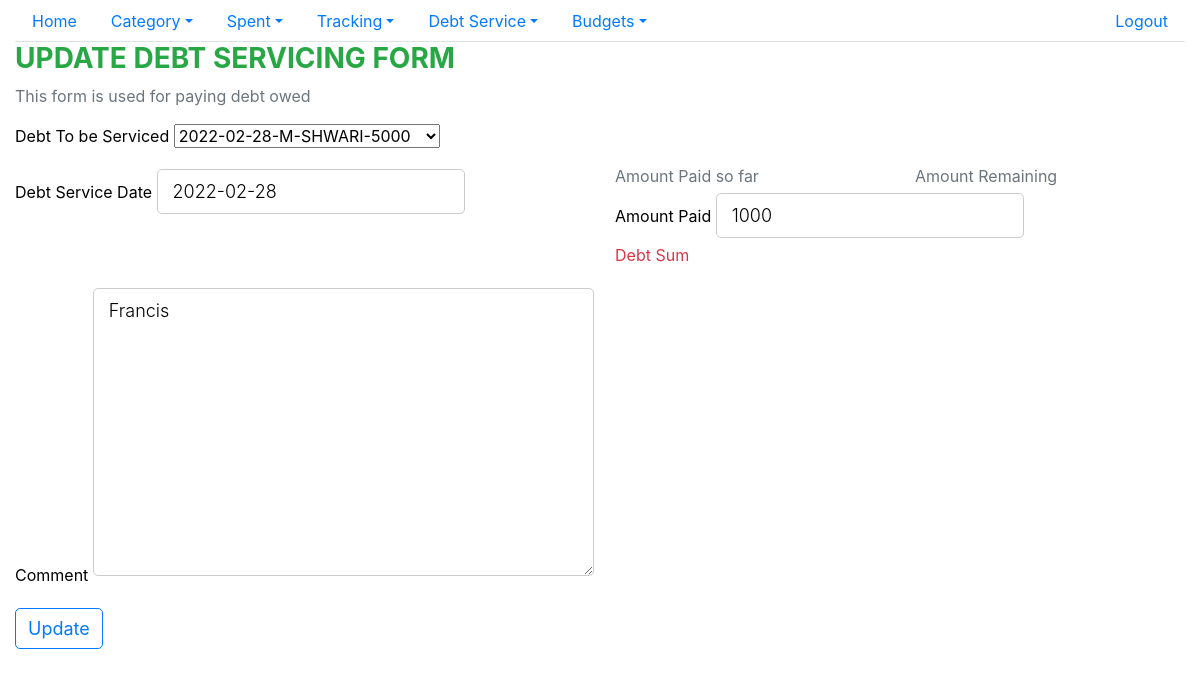
The page /credits/updatedebtservice/1/ (signed in) on the database its author committed.
### credits/models.py (models this page shows)
class CreditService(models.Model):
    debt_id = models.ForeignKey(Credit,on_delete=models.CASCADE)
    service_date= models.DateField()
    amount = models.IntegerField()
    comment = models.TextField(null=True,blank=True)
    voided = models.IntegerField(default=0)
    user_id = models.ForeignKey(settings.AUTH_USER_MODEL, on_delete=models.CASCADE)
    date_created= models.DateTimeField(auto_now_add=True)
    date_updated = models.DateTimeField(auto_now=True)

### credits/views.py (the view)
# urls.py: path('updatedebtservice/<int:pk>/',views.UpdateDebtServiceView.as_view(),name='update_debt_service'),
class UpdateDebtServiceView(LoginRequiredMixin,UpdateView):
    template_name="credits/update_debt_service_form.html"
    model= CreditService
    fields =["debt_id","service_date","amount","comment"]
    pk_url_kwarg ="pk"
    success_url="/credits/debtlist/"
    login_url = settings.LOGIN_URL

### credits/models.py (called while the page is built)
    def __str__(self):
        return f"{self.credit_date}-{self.credit_agency}-{self.amount}"

### credits/templates/credits/update_debt_service_form.html (shortened to what this page needs)
{% extends "base.html" %}
{% block content %}
<h3 class="text-success font-weight-bold">UPDATE DEBT SERVICING FORM</h3>
<p class="text-secondary"> This form is used for paying debt owed</p>
<div>
<form action="" method="post">
	<div class="form-group">
		<label for="debt_id" class="form-control-label">Debt To be Serviced</label>
		{{form.debt_id}}
	</div>
	<div class="row">
		<div class="form-group col-md-6">
			<label for="reg_date" class="form-control-label"> Debt Service Date </label>
			{{form.service_date}}
		</div>
		<div class="form-group col-md-6">
			<div class="row">
			<div class="text-secondary col-6">Amount Paid so far  </div>
			<div class="text-secondary col-6">Amount Remaining  </div>
			</div>
			<label for="amount" class="form-control-label"> Amount Paid</label>
			{{form.amount}}
			<div class="text-danger">Debt Sum</div>
		</div>
	</div>
	<div class="form-group">
		<label for="comment" class="form-control-label"> Comment </label>
		{{form.comment}}
	</div>
	<div>
		<button type="submit" class="btn btn-outline-primary" > Update </button>
	</div>
</form>
</div>
{% endblock content%}

### static/spent/main.css (style rules this page uses)
body { color: #000; overflow-x: hidden; height: 100%; background-repeat: no-repeat; background-size: 100% 100% }
.form-control-label { margin-bottom: 0 }
input, textarea, button { padding: 8px 15px; border-radius: 5px !important; margin: 5px 0px; box-sizing: border-box; border: 1px solid #ccc; font-size: 18px !important; font-weight: 300 }

### rows shown on the page
CreditService: debt_id "2022-02-28-M-SHWARI-5000", service_date "2022-02-28", amount "1000", comment "Francis"
